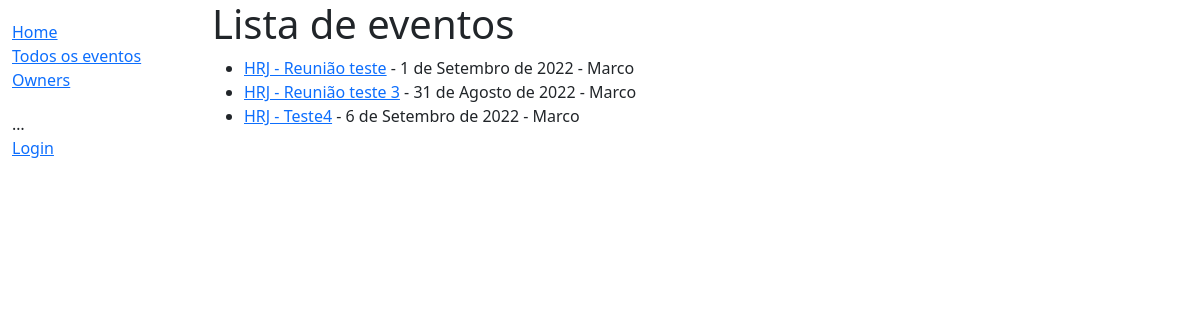
/polls/meeting/, run on the app's committed database.
### polls/models.py (models this page shows, shortened)
class Meeting(models.Model):
    id = models.UUIDField(primary_key=True, default=uuid.uuid4, help_text='ID UNICO')
    name_meeting = models.CharField(max_length=120, verbose_name='Nome da reunião')
    author = models.ForeignKey('Owner', on_delete=models.CASCADE, verbose_name='Autor', blank=False)
    date_meeting = models.DateField(verbose_name='Data da reunião')
    link = models.CharField(max_length=400, blank=True, verbose_name='Link da reunião')
    borrower = models.ForeignKey(User, on_delete=models.SET_NULL, null=True, blank=True)
    MEETING_LOCAL = (
        ('p', 'Presencial'),
        ('o', 'Online')
    )
    local = models.CharField(
        max_length=1,
        choices=MEETING_LOCAL,
        blank=False,
        default='p',
        help_text='Local Reunião',
    )
    MEETING_STATUS = (
        ('p', 'Público'),
        ('f', 'Fechado')
    )
    status = models.CharField(
        max_length=1,
        choices=MEETING_STATUS,
        blank=False,
        default='f',
        help_text='Status da reunião',
    )
    def __str__(self):
        return f'HRJ - {self.name_meeting}'

class Owner(models.Model):
    name = models.CharField(max_length=80, verbose_name='Nome')
    password = models.CharField(max_length=50, verbose_name='Senha')
    email = models.CharField(max_length=120, verbose_name='E-mail')
    class Meta:
        ordering = ['name', 'email']
    def __str__(self):
        return self.name

### polls/views.py (the view)
# urls.py: path('meeting/', views.MeetingListView.as_view(), name='meeting'),
class MeetingListView(generic.ListView):
    model = Meeting

### polls/templates/polls/meeting_list.html
{% extends "base.html" %}
{% block content %}
  <h1>Lista de eventos</h1>
  {% if meeting_list %}
  <ul>
    {% for meeting in meeting_list %}
      {% if meeting.status == 'p' %}
        <li>
          <a href="{{ meeting.id }}"> {{ meeting }}</a> - {{ meeting.date_meeting }} - {{ meeting.author }}
        </li>
      {% endif %}
    {% endfor %}
  </ul>
  {% else %}
    <p>Nenhum evento encontrado.</p>
  {% endif %}
{% endblock %}

### data on the page
Meeting: name_meeting "HRJ - Reunião teste", date_meeting "1 de Setembro de 2022", author "Marco"
Meeting: name_meeting "HRJ - Reunião teste 3", date_meeting "31 de Agosto de 2022", author "Marco"
Meeting: name_meeting "HRJ - Teste4", date_meeting "6 de Setembro de 2022", author "Marco"
